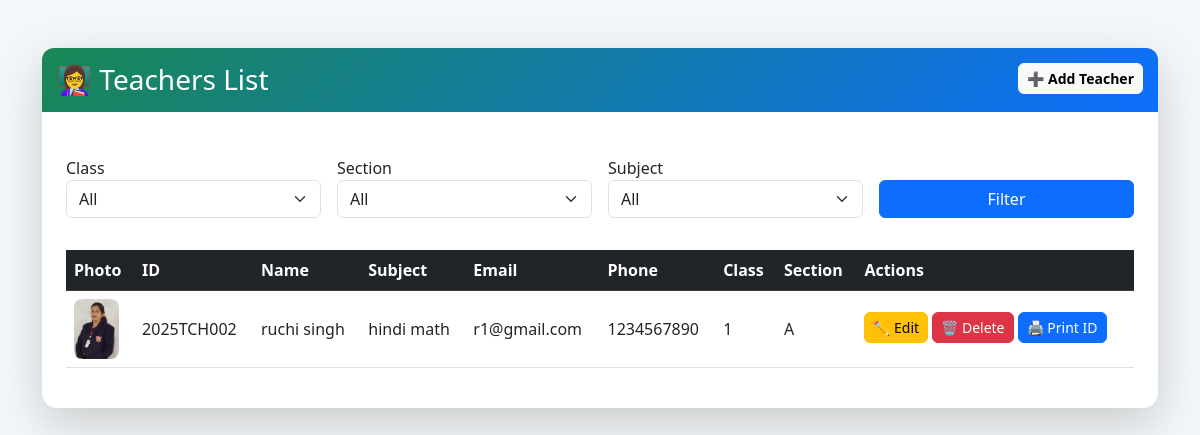
Screenshot of /admin/show_teacher.php (signed in) with the database file from the repository.
### tables this page shows
CREATE TABLE `teachers` (
  `teacher_id` varchar(20) NOT NULL,
  `name` varchar(100) NOT NULL,
  `subject` varchar(100) NOT NULL,
  `email` varchar(100) DEFAULT NULL,
  `phone` varchar(20) DEFAULT NULL,
  `classroom_id` varchar(20) DEFAULT 'NA',
  `photo` varchar(255) DEFAULT NULL
);

### admin/show_teacher.php (the view, shortened to what this page needs)
<?php
require_once '../common/config.php';
$sql = "SELECT * FROM teachers";
$sql .= " ORDER BY name ASC";
$stmt = $conn->prepare($sql);
$stmt->execute();
$result = $stmt->get_result();
?>
<!DOCTYPE html>
<html lang="en">
<head>
<link href="https://cdn.jsdelivr.net/npm/bootstrap@5.3.0/dist/css/bootstrap.min.css" rel="stylesheet">
</head>
<body>
<div class="container mt-5">
<div class="card shadow-lg p-4">
<div class="header-bar d-flex justify-content-between align-items-center">
<h3 class="mb-0">👩‍🏫 Teachers List</h3>
<a href="add_teacher.php" class="btn btn-light btn-sm fw-bold">➕ Add Teacher</a>
</div>
<form method="get" class="row g-3 mt-2 mb-3">
<div class="col-md-3">
<label>Class</label>
<select name="class_name" class="form-select">
<option value="All">All</option>
</select>
</div>
<div class="col-md-3">
<label>Section</label>
<select name="section" class="form-select">
<option value="All">All</option>
</select>
</div>
<div class="col-md-3">
<label>Subject</label>
<select name="subject" class="form-select">
<option value="All">All</option>
</select>
</div>
<div class="col-md-3 d-flex align-items-end">
<button type="submit" class="btn btn-primary w-100">Filter</button>
</div>
</form>
<div class="table-responsive mt-3">
<table class="table table-hover align-middle">
<thead class="table-dark">
<tr>
<th>Photo</th>
<th>ID</th>
<th>Name</th>
<th>Subject</th>
<th>Email</th>
<th>Phone</th>
<th>Class</th>
<th>Section</th>
<th>Actions</th>
</tr>
</thead>
<tbody>
<?php while($t=$result->fetch_assoc()):
$class = ($t['classroom_id']=='NA')?'NA':explode('-',$t['classroom_id'])[0];
$section = ($t['classroom_id']=='NA')?'NA':explode('-',$t['classroom_id'])[1];
?>
<tr>
<td>
<?php if($t['photo'] && file_exists("../images/teachers/".$t['photo'])): ?>
<img src="../images/teachers/<?= $t['photo'] ?>" alt="Photo">
<?php else: ?>
<img src="../images/teachers/default.png" alt="No Photo">
<?php endif; ?>
</td>
<td><?= $t['teacher_id'] ?></td>
<td><?= htmlspecialchars($t['name']) ?></td>
<td><?= htmlspecialchars($t['subject']) ?></td>
<td><?= htmlspecialchars($t['email']) ?></td>
<td><?= htmlspecialchars($t['phone']) ?></td>
<td><?= $class ?></td>
<td><?= $section ?></td>
<td>
<a href="edit_teacher.php?id=<?= $t['teacher_id'] ?>" class="btn btn-warning btn-sm">✏️ Edit</a>
<a href="delete_teacher.php?id=<?= $t['teacher_id'] ?>" class="btn btn-danger btn-sm" onclick="return confirm('Are you sure to delete this teacher?')">🗑️ Delete</a>
<a href="print_teacher_id.php?id=<?= $t['teacher_id'] ?>" target="_blank" class="btn btn-primary btn-sm">🖨️ Print ID</a>
</td>
</tr>
<?php endwhile; ?>
</tbody>
</table>
</div>
</div>
</div>
</body>
</html>

### admin/show_teacher.php (style rules this page uses)
body { background:#f4f7f9; }
.card { border-radius:15px;border:none; }
.header-bar { background:linear-gradient(135deg,#198754,#0d6efd);color:white;padding:15px;border-radius:12px 12px 0 0;margin:-24px -24px 20px -24px; }
table img { max-height:60px;border-radius:8px; }
.btn-sm { border-radius:6px;margin-bottom:2px; }

### rows the page displays
teachers: photo (picture), teacher_id "2025TCH002", name "ruchi singh", subject "hindi math", email "r1@gmail.com", phone "1234567890", classroom "1", classroom "A"
